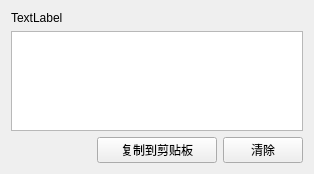
<?xml version="1.0" encoding="UTF-8"?>
<ui version="4.0">
 <class>Form</class>
 <widget class="QWidget" name="Form">
  <property name="geometry">
   <rect>
    <x>0</x>
    <y>0</y>
    <width>314</width>
    <height>174</height>
   </rect>
  </property>
  <property name="windowTitle">
   <string>Form</string>
  </property>
  <property name="styleSheet">
   <string notr="true">font: 9pt &quot;Microsoft YaHei UI&quot;;</string>
  </property>
  <layout class="QVBoxLayout" name="verticalLayout">
   <item>
    <widget class="QLabel" name="labelRegion">
     <property name="text">
      <string>TextLabel</string>
     </property>
    </widget>
   </item>
   <item>
    <widget class="QTextEdit" name="textEdit">
     <property name="autoFillBackground">
      <bool>true</bool>
     </property>
    </widget>
   </item>
   <item>
    <layout class="QHBoxLayout" name="horizontalLayout">
     <item>
      <spacer name="horizontalSpacer">
       <property name="orientation">
        <enum>Qt::Horizontal</enum>
       </property>
       <property name="sizeHint" stdset="0">
        <size>
         <width>10</width>
         <height>20</height>
        </size>
       </property>
      </spacer>
     </item>
     <item>
      <widget class="QPushButton" name="btnCopy">
       <property name="minimumSize">
        <size>
         <width>120</width>
         <height>0</height>
        </size>
       </property>
       <property name="text">
        <string>复制到剪贴板</string>
       </property>
      </widget>
     </item>
     <item>
      <widget class="QPushButton" name="btnClear">
       <property name="text">
        <string>清除</string>
       </property>
      </widget>
     </item>
    </layout>
   </item>
  </layout>
 </widget>
 <resources/>
 <connections/>
</ui>
